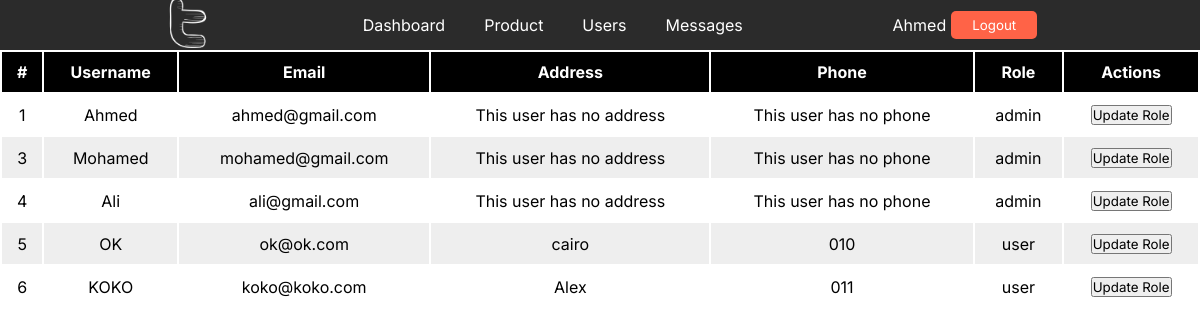
The page /admin/users.php (signed in) on the database its author committed.
### tables this page shows
CREATE TABLE `users` (
  `id` int(11) NOT NULL,
  `name` varchar(100) NOT NULL,
  `email` varchar(100) NOT NULL,
  `password` varchar(255) NOT NULL,
  `address` varchar(255) DEFAULT NULL,
  `phone` varchar(255) DEFAULT NULL,
  `role` enum('user','admin','','') DEFAULT 'user',
  `created_at` datetime DEFAULT current_timestamp()
);

### admin/users.php (the view, shortened to what this page needs)
<?php
if (isset($_SESSION)) {
    if (isset($_SESSION['active'])) {
        if ($_SESSION['active']['role'] !== "admin") {
            header("location: notfound.php");
            exit;
        } else { ?>
            <!DOCTYPE html>
            <html lang="en">
            <head>
                <link rel="stylesheet" href="css/main.css">
                <link rel="stylesheet" href="css/nav.css">
                <link rel="stylesheet" href="css/dashboard.css">
            </head>
            <body>
                <?php include 'nav.php'; ?>
                <table>
                    <thead>
                        <tr>
                            <th>#</th>
                            <th>Username</th>
                            <th>Email</th>
                            <th>Address</th>
                            <th>Phone</th>
                            <th>Role</th>
                            <th>Actions</th>
                        </tr>
                    </thead>
                    <tbody>
                        <?php
                        $users = mysqli_fetch_all(mysqli_query($conn, "SELECT * FROM `users`"));
                        foreach ($users as $user) {
                        ?>
                            <tr>
                                <td><?= $user[0]; ?></td>
                                <td><?= $user[1]; ?></td>
                                <td><?= $user[2]; ?></td>
                                <td><?php if (empty($user[4])) {
                                        echo "This user has no address";
                                    } else {
                                        echo $user[4];
                                    } ?></td>
                                <td><?php if (empty($user[5])) {
                                        echo "This user has no phone";
                                    } else {
                                        echo $user[5];
                                    } ?></td>
                                <td><?= $user[6]; ?></td>
                                <td>
                                    <form method="post">
                                        <input type="submit" value="Update Role" name="updateuser">
                                    </form>
                                </td>
                            </tr>
                        <?php
                        }
                        ?>
                    </tbody>
                </table>
            </body>
            </html>
<?php
        }
    } else {
        header('location: notfound.php');
        exit;
    }
}
?>

### admin/nav.php (shortened to what this page needs)
<header>
    <nav>
        <a href="/">
            <img src="../assets/logo/twitter-logo.png" alt="">
        </a>
        <ul>
            <li>
                <a href="index.php">Dashboard</a>
            </li>
            <li>
                <a href="products.php">Product</a>
            </li>
            <li>
                <a href="users.php">Users</a>
            </li>
            <li>
                <a href="messages.php">Messages</a>
            </li>
        </ul>
        <div class="sign">
            <div><?= $_SESSION['active']['name']; ?></div>
            <form method="post">
                <input type="submit" value="Logout" name="logout">
            </form>
        </div>
    </nav>
</header>

### admin/css/main.css (style rules this page uses)
* { padding: 0; margin: 0; box-sizing: border-box; font-family: "Inter", sans-serif; }
html { scroll-behavior: smooth; }
a, li { text-decoration: none; list-style: none; }

### admin/css/nav.css (style rules this page uses)
header { width: 100%; height: 50px; padding: 10px 30px; background-color: #2b2b2b; display: flex; justify-content: center; align-items: center; z-index: 999; position: fixed; top: 0; left: 0; }
header nav { width: 100%; height: 100%; display: flex; justify-content: space-evenly; align-items: center; }
header nav a img { width: 50px; height: 50px; object-fit: cover; }
header nav ul { display: flex; justify-content: center; align-items: center; gap: 5px; }
header nav ul li a { padding: 7px 17px; border-radius: 5px; color: #fff; transition: 0.5s; }
header nav .sign { display: flex; justify-content: center; align-items: center; gap: 5px; }
header nav .sign div { color: #fff; }
header nav .sign form input { padding: 5px 20px; color: #fff; border-radius: 5px; background-color: tomato; border: 1px solid transparent; }

### admin/css/dashboard.css (style rules this page uses)
table { margin-top: 50px; width: 100%; text-align: center; }
table tbody tr:nth-child(even) { background-color: #eee; }
table thead tr { background-color: black; color: #fff; }
table tr td, table tr th { padding: 10px; }

### rows shown on the page
users: id "1", name "Ahmed", email "ahmed@gmail.com", shows "This user has no address", shows "This user has no phone", role "admin"
users: id "3", name "Mohamed", email "mohamed@gmail.com", shows "This user has no address", shows "This user has no phone", role "admin"
users: id "4", name "Ali", email "ali@gmail.com", shows "This user has no address", shows "This user has no phone", role "admin"
users: id "5", name "OK", email "ok@ok.com", address "cairo", phone "010", role "user"
users: id "6", name "KOKO", email "koko@koko.com", address "Alex", phone "011", role "user"

### other values the page prints
$_SESSION['active']['name'] "Ahmed"
